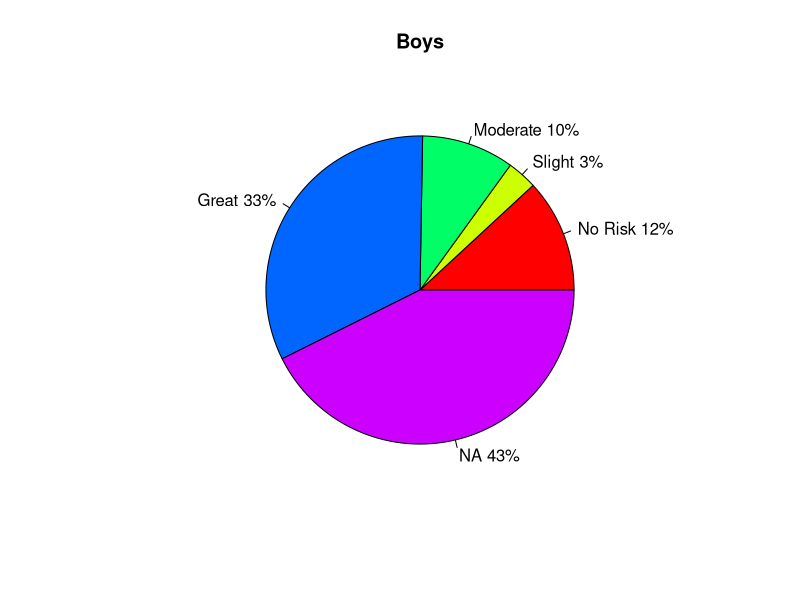
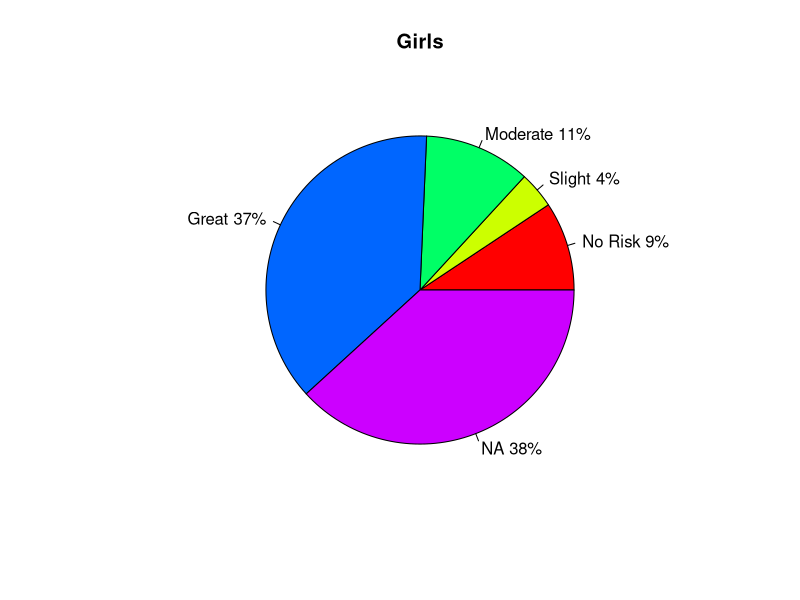
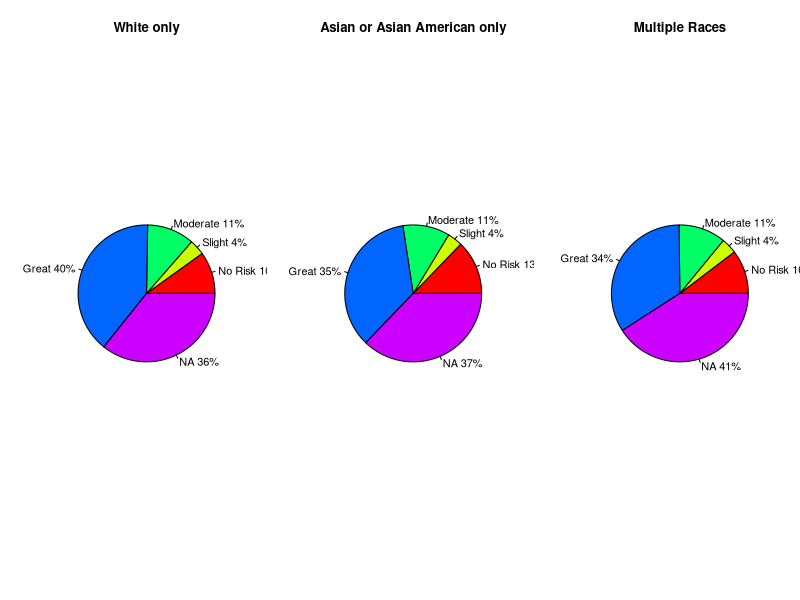
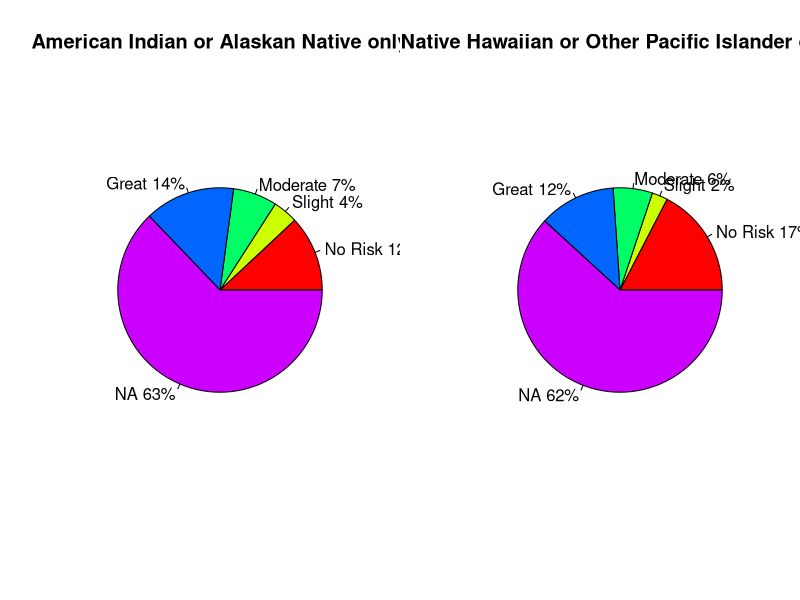
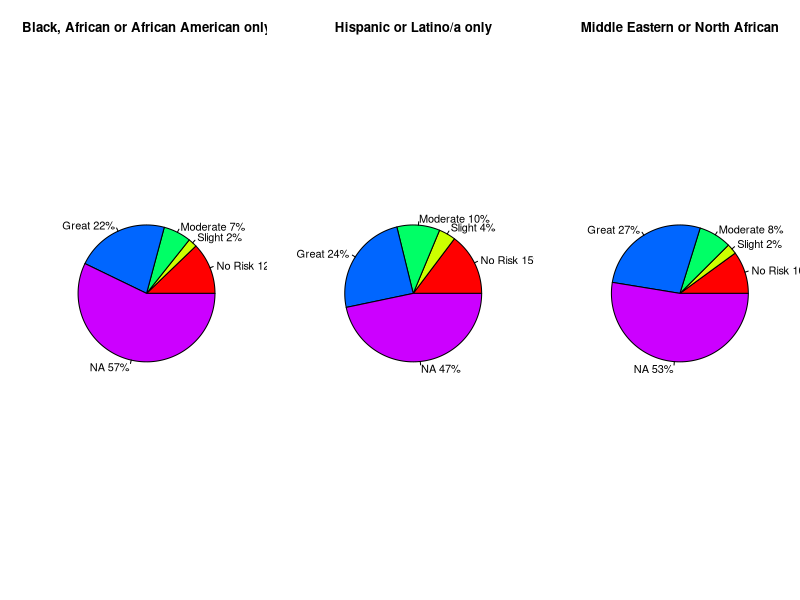
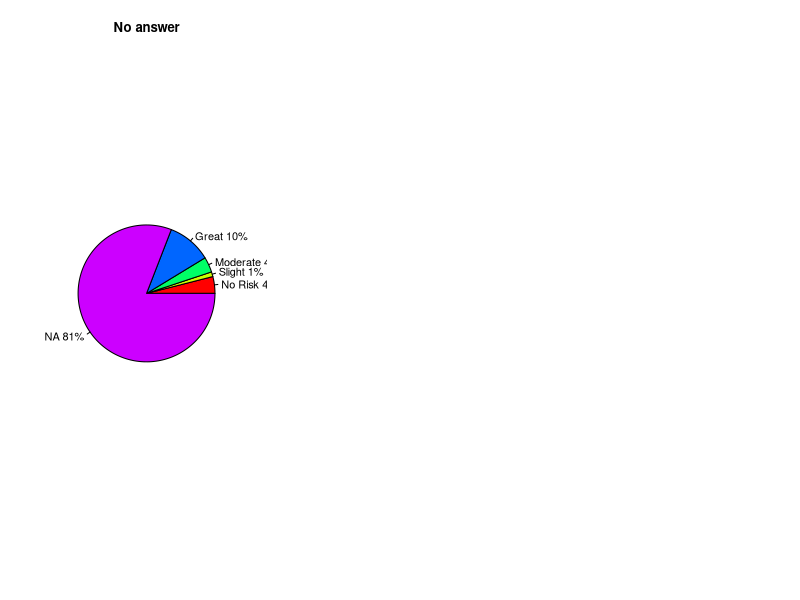

Here is the R script that generated these plots, in order:
## ---- chunk 1
library(gridExtra)

make_pie_chart <- function(slices, title){

lbls <- c("No Risk", "Slight", "Moderate", "Great", "NA")
pct <- round(slices/sum(slices)*100)
lbls <- paste(lbls, pct)
# add percents to labels
lbls <- paste(lbls,"%",sep="") # ad % to labels
pie(slices,labels = lbls, col=rainbow(length(lbls)),
   main= title) 
}

make_pie_chart(c(11.89, 3.14, 9.7, 32.64, 42.63), "Boys")
make_pie_chart(c(9.33, 3.83,	11.16,	37.46,	38.22), "Girls")

## ---- chunk 2
par(mfrow=c(1, 3)) # Set up a 1x3 grid for plots
plot7 <- make_pie_chart(c(9.92, 3.66, 11.16, 39.54, 35.72), "White only")
plot2 <- make_pie_chart(c(12.8, 3.53, 11.09, 35.4, 37.19), "Asian or Asian American only")
plot8 <- make_pie_chart(c(10.37,3.7,11.12,33.93, 40.89), "Multiple Races")

par(mfrow=c(1, 2)) # Set up a 1x2 grid for plots
plot1 <- make_pie_chart(c(11.98,3.93, 6.96, 14.29, 62.84), "American Indian or Alaskan Native only")
plot6 <- make_pie_chart(c(17.39, 2.48, 6.21, 12.11, 61.8), "Native Hawaiian or Other Pacific Islander only")


par(mfrow=c(1, 3)) # Set up a 1x3 grid for plots
plot3 <- make_pie_chart(c(12.19, 2.1, 6.54, 22, 57.18), "Black, African or African American only")
plot4 <- make_pie_chart(c(14.72, 3.99, 10.13, 24.44, 46.71), "Hispanic or Latino/a only")
plot5 <- make_pie_chart(c(10.03, 2.44, 7.74, 27.22, 52.58), "Middle Eastern or North African")

plot9 <- make_pie_chart(c(3.97, 1.12, 3.61, 10.41, 80.89), "No answer")

